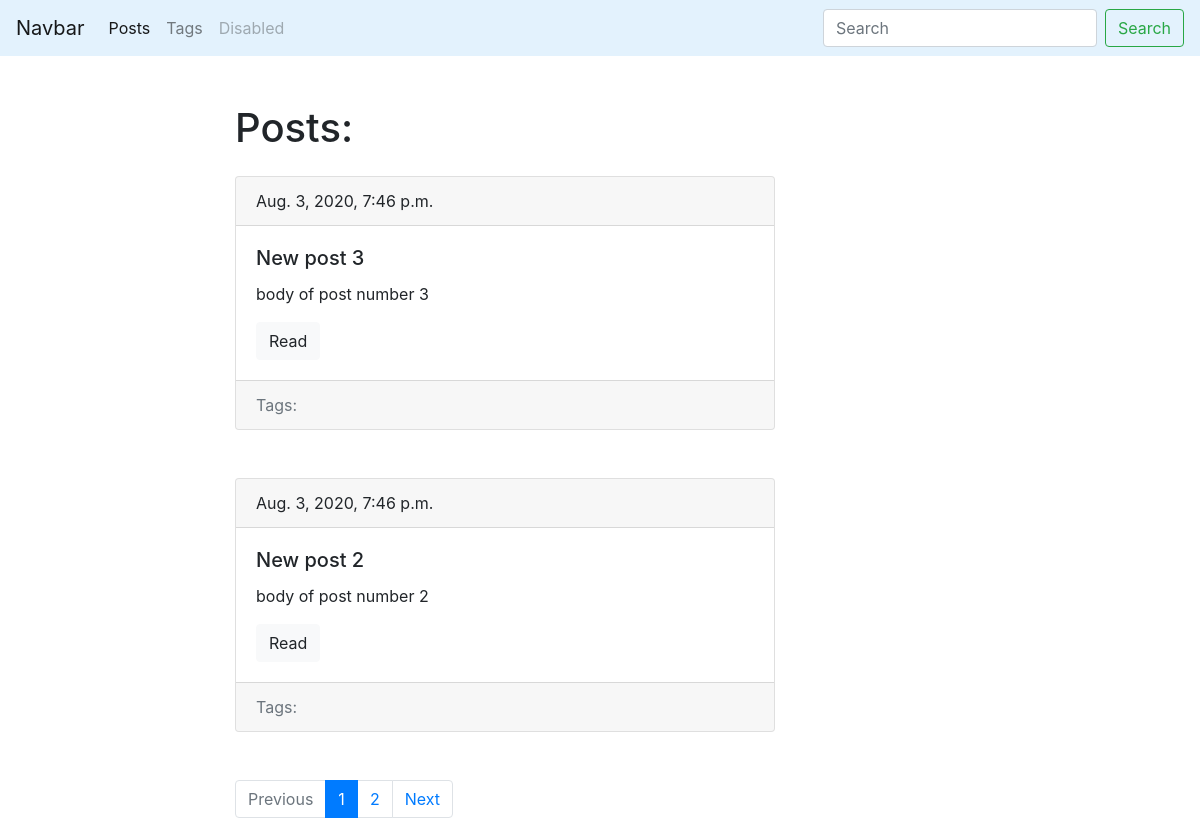
/blog/, run on an earlier commit of the app's database.
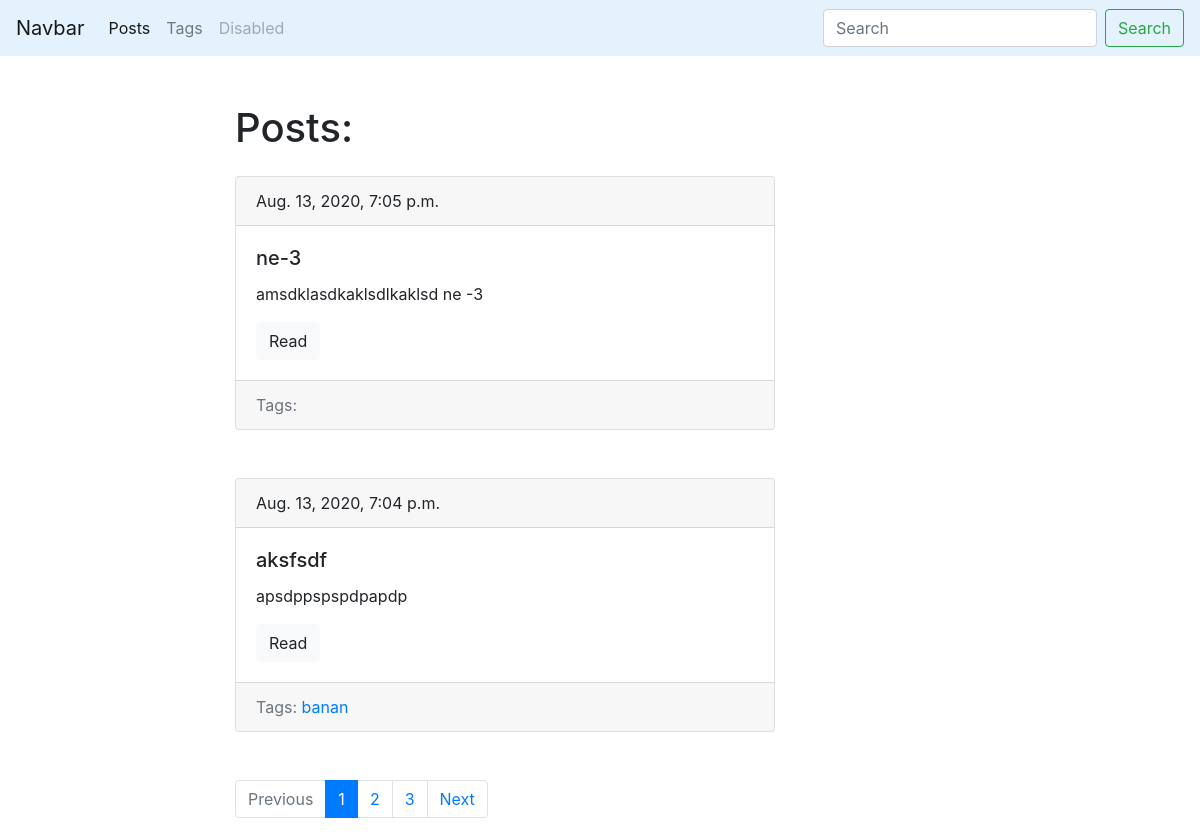
And on a later commit of the database.
### blog/models.py (models this page shows, shortened)
class Post(models.Model):
    title = models.CharField(max_length=150, db_index=True) #db_index - делает индекс каждому полю
    slug = models.SlugField(max_length=150, blank=True, unique=True)    #unique - делает каждое поле уникальным
    body = models.TextField(blank=True, db_index=True)      #blank=True - позволяет оставлять поле пустым
    tags = models.ManyToManyField('Tag', blank=True, related_name='posts') #related_name - для связи с классом Tag будет использоваться 'posts'
    date_pub = models.DateTimeField(auto_now_add=True)
    def get_absolute_url(self):
        return reverse('post_detail_url', kwargs={'slug': self.slug})  # возвращает ссылку на конкретный пост
    class Meta:
        ordering = ['-date_pub']

class Tag(models.Model):
    title = models.CharField(max_length=50)
    slug = models.SlugField(max_length=150, unique=True)
    def get_absolute_url(self):
        return reverse('tag_detail_url', kwargs={'slug': self.slug})
    class Meta:
        ordering = ['title']

### blog/views.py (the view)
# urls.py: path('', posts_list, name='post_list_url'),
def posts_list(request):
    posts = Post.objects.all()
    paginator = Paginator(posts, 2)
    page_number = request.GET.get('page', 1)
    page = paginator.get_page(page_number)
    is_paginated = page.has_other_pages()
    if page.has_previous():
        prev_url = f'?page={page.previous_page_number()}'
    else:
        prev_url = ''
    if page.has_next():
        next_url = f'?page={page.next_page_number()}'
    else:
        next_url = ''
    context = {
        'page_object': page,
        'is_paginated': is_paginated,
        'next_url': next_url,
        'prev_url': prev_url,
    }
    return render(request, 'blog/index.html', context=context)

### blog/templates/blog/index.html (shortened to what this page needs)
{% extends 'blog/base_block.html' %}
{% block content %}
    <h1 class="mb-4">Posts:</h1>
    {% for post in page_object.object_list %}
    {% include 'blog/includes/post_card_template.html' %}
     {% endfor %}
{% endblock %}

### blog/templates/blog/includes/post_card_template.html
<div class="card mb-5">
  	<div class="card-header">
    	{{ post.date_pub }}
  	</div>
  	<div class="card-body">
   		<h5 class="card-title">{{ post.title }}</h5>
    	<p class="card-text">{{ post.body|truncatewords:15 }}</p>
    	<a href="{{ post.get_absolute_url }}" class="btn btn-light">Read</a>
  	</div>
  	<div class="card-footer text-muted">
    	Tags:
    	{% for tag in post.tags.all %}
			<a href="{{ tag.get_absolute_url }}"> {{ tag.title }} </a>
    	{% endfor %}
  	</div>
</div>

What changed in the data, as far as the page shows it:
no longer on this page (row unchanged): Post: date_pub "Aug. 3, 2020, 7:46 p.m.", title "New post 3", body "body of post number 3"
no longer on this page (row unchanged): Post: date_pub "Aug. 3, 2020, 7:46 p.m.", title "New post 2", body "body of post number 2"
added Post: date_pub "Aug. 13, 2020, 7:05 p.m.", title "ne-3", body "amsdklasdkaklsdlkaklsd ne -3"
added Post: date_pub "Aug. 13, 2020, 7:04 p.m.", title "aksfsdf", body "apsdppspspdpapdp"
now on this page (row unchanged): Tag: title "banan"
Also different on the page:
new list line: "3"
